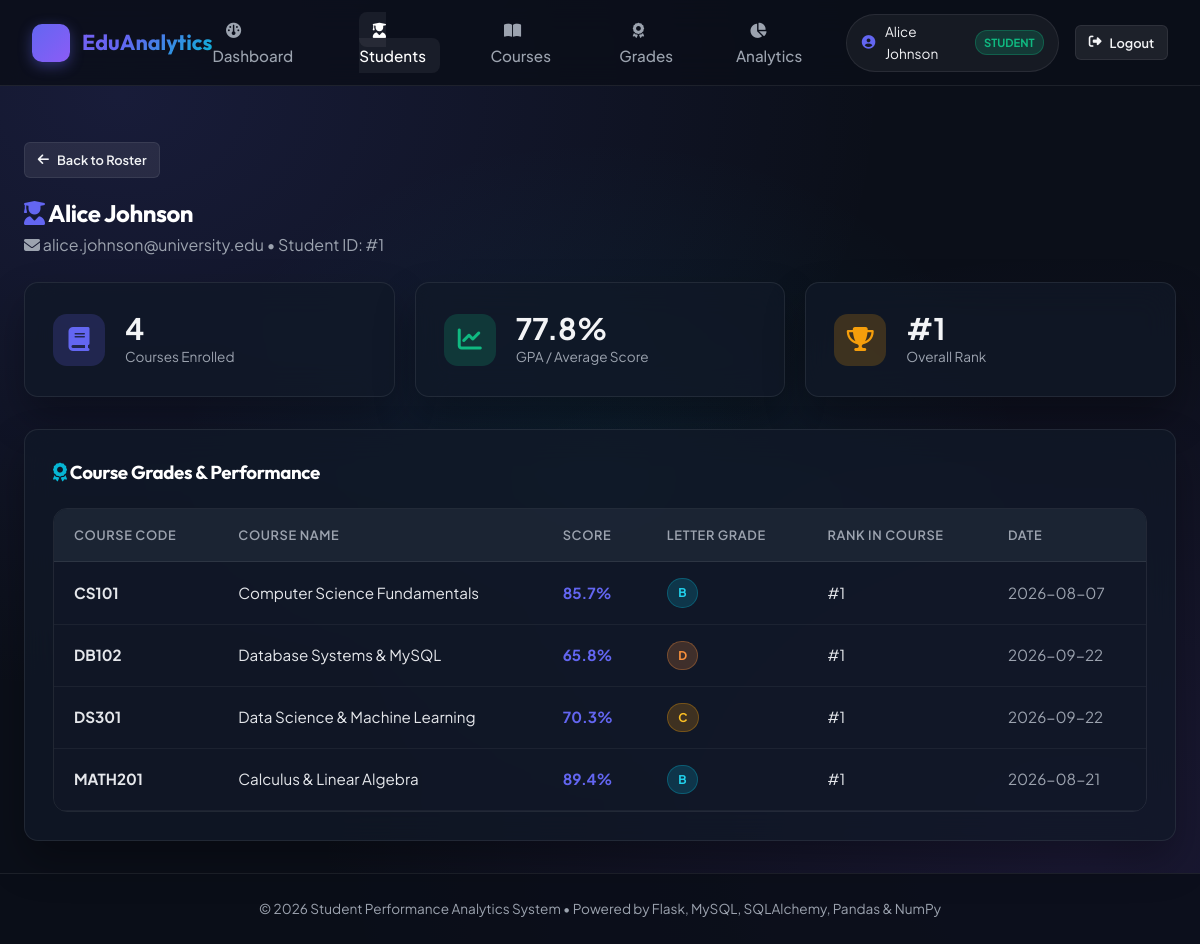
Page /students/1 (signed in) on the committed database.
### models.py (models this page shows, shortened)
class User(db.Model):
    __tablename__ = 'users'
    id = db.Column(db.Integer, primary_key=True)
    name = db.Column(db.String(100), nullable=False)
    email = db.Column(db.String(120), unique=True, nullable=False, index=True)
    password_hash = db.Column(db.String(255), nullable=False)
    role = db.Column(db.String(20), nullable=False, default='student')  # 'admin' or 'student'
    created_at = db.Column(db.DateTime, default=datetime.utcnow)
    student_profile = db.relationship('Student', backref='user', uselist=False, lazy=True)

class Student(db.Model):
    __tablename__ = 'students'
    id = db.Column(db.Integer, primary_key=True)
    name = db.Column(db.String(100), nullable=False)
    email = db.Column(db.String(120), unique=True, nullable=False, index=True)
    user_id = db.Column(db.Integer, db.ForeignKey('users.id', ondelete='SET NULL'), nullable=True)
    created_at = db.Column(db.DateTime, default=datetime.utcnow)
    grades = db.relationship('Grade', backref='student', cascade='all, delete-orphan', lazy=True)

class Grade(db.Model):
    __tablename__ = 'grades'
    id = db.Column(db.Integer, primary_key=True)
    student_id = db.Column(db.Integer, db.ForeignKey('students.id', ondelete='CASCADE'), nullable=False)
    course_id = db.Column(db.Integer, db.ForeignKey('courses.id', ondelete='CASCADE'), nullable=False)
    score = db.Column(db.Float, nullable=False)
    date = db.Column(db.Date, nullable=False, default=datetime.utcnow().date)

class Course(db.Model):
    __tablename__ = 'courses'
    id = db.Column(db.Integer, primary_key=True)
    name = db.Column(db.String(150), nullable=False)
    code = db.Column(db.String(20), unique=True, nullable=False, index=True)
    description = db.Column(db.Text, nullable=True)
    credits = db.Column(db.Integer, default=3)
    grades = db.relationship('Grade', backref='course', cascade='all, delete-orphan', lazy=True)

### app.py (the view, shortened to what this page needs)
@app.route('/students/<int:id>', endpoint='view_student', methods=['GET', 'POST', 'PUT', 'PATCH', 'DELETE'])
@login_required
def view_student(id):
    student = Student.query.get_or_404(id)
    method = request.form.get('_method', request.method).upper()
    if method == 'DELETE':
        user = get_current_user_from_request()
        if not user or user.role != 'admin':
            flash('Access denied. Administrator rights required.', 'danger')
            return redirect(url_for('dashboard'))
        db.session.delete(student)
        db.session.commit()
        flash(f'Student "{student.name}" deleted successfully.', 'info')
        return redirect(url_for('list_students'))
    else:  # GET
        summary = get_analytics_summary(student_id=id)
        return render_template('students/detail.html', student=student, summary=summary)

### app.py (called while the page is built)
@app.before_request
def method_override():
    if request.method == 'POST' and '_method' in request.form:
        method = request.form['_method'].upper()
        if method in ['PUT', 'PATCH', 'DELETE']:
            request.environ['REQUEST_METHOD'] = method

@app.context_processor
def inject_user():
    user = get_current_user_from_request()
    return dict(current_user=user)

### auth.py (called while the page is built)
def decode_jwt(token):
    try:
        payload = jwt.decode(token, current_app.config['JWT_SECRET_KEY'], algorithms=['HS256'])
        return payload
    except Exception as e:
        return None

def get_current_user_from_request():
    token = None
    auth_header = request.headers.get('Authorization')
    if auth_header and auth_header.startswith('Bearer '):
        token = auth_header.split(' ')[1]
    if not token:
        token = request.cookies.get('jwt_token')
    if token:
        payload = decode_jwt(token)
        if payload:
            user_id = int(payload.get('sub')) if payload.get('sub') and str(payload.get('sub')).isdigit() else None
            user = db.session.get(User, user_id) if user_id else None
            if not user and payload.get('email'):
                user = User.query.filter_by(email=payload.get('email')).first()
            return user
    return None

def login_required(f):
    @wraps(f)
    def decorated_function(*args, **kwargs):
        user = get_current_user_from_request()
        if not user:
            if request.path.startswith('/api/'):
                return jsonify({'error': 'Authentication required', 'message': 'Invalid or expired token'}), 401
            flash('Please log in to access this page.', 'warning')
            return redirect(url_for('login_page', next=request.url))
        g.current_user = user
        return f(*args, **kwargs)
    return decorated_function

### templates/students/detail.html (shortened to what this page needs)
{% extends 'base.html' %}
{% block content %}
<div style="margin-bottom: 1.5rem;">
    <a href="{{ url_for('list_students') }}" class="btn btn-secondary btn-sm" style="margin-bottom: 1rem;"><i class="fa-solid fa-arrow-left"></i> Back to Roster</a>
    <div style="display: flex; justify-content: space-between; align-items: flex-start; flex-wrap: wrap; gap: 1rem;">
        <div>
            <h2><i class="fa-solid fa-user-graduate" style="color: var(--accent-indigo);"></i> {{ student.name }}</h2>
            <p style="color: var(--text-muted);"><i class="fa-solid fa-envelope"></i> {{ student.email }} &bull; Student ID: #{{ student.id }}</p>
        </div>
    </div>
</div>
<div class="stats-grid" style="margin-bottom: 2rem;">
    <div class="glass-card stat-card">
        <div class="stat-icon" style="background: rgba(99, 102, 241, 0.2); color: var(--accent-indigo);">
            <i class="fa-solid fa-book"></i>
        </div>
        <div>
            <div class="stat-val">{{ summary.student_summaries[0].courses_taken if summary.has_data else 0 }}</div>
            <div class="stat-lbl">Courses Enrolled</div>
        </div>
    </div>
    <div class="glass-card stat-card">
        <div class="stat-icon" style="background: rgba(16, 185, 129, 0.2); color: var(--accent-emerald);">
            <i class="fa-solid fa-chart-line"></i>
        </div>
        <div>
            <div class="stat-val">
                {% if summary.has_data %}{{ summary.student_summaries[0].average_score }}%{% else %}N/A{% endif %}
            </div>
            <div class="stat-lbl">GPA / Average Score</div>
        </div>
    </div>
    <div class="glass-card stat-card">
        <div class="stat-icon" style="background: rgba(245, 158, 11, 0.2); color: var(--accent-amber);">
            <i class="fa-solid fa-trophy"></i>
        </div>
        <div>
            <div class="stat-val">
                {% if summary.has_data %}#{{ summary.student_summaries[0].overall_rank }}{% else %}N/A{% endif %}
            </div>
            <div class="stat-lbl">Overall Rank</div>
        </div>
    </div>
</div>
<div class="glass-card">
    <h3 style="margin-bottom: 1.25rem;"><i class="fa-solid fa-award" style="color: var(--accent-cyan);"></i> Course Grades & Performance</h3>
    <div class="table-responsive">
        <table class="custom-table">
            <thead>
                <tr>
                    <th>Course Code</th>
                    <th>Course Name</th>
                    <th>Score</th>
                    <th>Letter Grade</th>
                    <th>Rank in Course</th>
                    <th>Date</th>
                </tr>
            </thead>
            <tbody>
                {% if summary.has_data and summary.student_rankings %}
                    {% for grade in summary.student_rankings %}
                    <tr>
                        <td><strong>{{ grade.course_code }}</strong></td>
                        <td>{{ grade.course_name }}</td>
                        <td><strong style="color: var(--accent-indigo);">{{ grade.score }}%</strong></td>
                        <td>
                            <span class="badge badge-{{ grade.letter_grade|lower }}">{{ grade.letter_grade }}</span>
                        </td>
                        <td>#{{ grade.rank }}</td>
                        <td style="color: var(--text-muted);">{{ grade.date }}</td>
                    </tr>
                    {% endfor %}
                {% else %}
                    <tr>
                        <td colspan="6" style="text-align: center; padding: 2rem; color: var(--text-muted);">
                            No grade records found for this student.
                        </td>
                    </tr>
                {% endif %}
            </tbody>
        </table>
    </div>
</div>
{% endblock %}

### templates/base.html (shortened to what this page needs)
<!DOCTYPE html>
<html lang="en">
<head>
    <link rel="stylesheet" href="https://cdnjs.cloudflare.com/ajax/libs/font-awesome/6.4.0/css/all.min.css">
    <link rel="stylesheet" href="{{ url_for('static', filename='css/style.css') }}">
</head>
<body>
    <nav class="navbar">
        <div class="nav-container">
            <a href="{{ url_for('dashboard') }}" class="brand-logo">
                <div class="brand-icon"><i class="fa-solid fa-chart-line"></i></div>
                <span>EduAnalytics</span>
            </a>
            {% if current_user %}
            <ul class="nav-links">
                <li><a href="{{ url_for('dashboard') }}" class="nav-link {% if request.endpoint == 'dashboard' %}active{% endif %}"><i class="fa-solid fa-gauge"></i> Dashboard</a></li>
                <li><a href="{{ url_for('list_students') }}" class="nav-link {% if 'student' in request.endpoint %}active{% endif %}"><i class="fa-solid fa-user-graduate"></i> Students</a></li>
                <li><a href="{{ url_for('list_courses') }}" class="nav-link {% if 'course' in request.endpoint %}active{% endif %}"><i class="fa-solid fa-book-open"></i> Courses</a></li>
                <li><a href="{{ url_for('list_grades') }}" class="nav-link {% if 'grade' in request.endpoint %}active{% endif %}"><i class="fa-solid fa-award"></i> Grades</a></li>
                <li><a href="{{ url_for('analytics_dashboard') }}" class="nav-link {% if 'analytics' in request.endpoint %}active{% endif %}"><i class="fa-solid fa-chart-pie"></i> Analytics</a></li>
            </ul>
            <div style="display: flex; align-items: center; gap: 1rem;">
                <div class="user-badge">
                    <i class="fa-solid fa-circle-user" style="color: var(--accent-indigo);"></i>
                    <span>{{ current_user.name }}</span>
                    <span class="role-pill role-{{ current_user.role }}">{{ current_user.role }}</span>
                </div>
                <a href="{{ url_for('logout') }}" class="btn btn-secondary btn-sm" title="Log Out"><i class="fa-solid fa-right-from-bracket"></i> Logout</a>
            </div>
            {% else %}
            <div style="display: flex; gap: 0.75rem;">
                <a href="{{ url_for('login_page') }}" class="btn btn-secondary btn-sm">Log In</a>
                <a href="{{ url_for('register_page') }}" class="btn btn-primary btn-sm">Register</a>
            </div>
            {% endif %}
        </div>
    </nav>
    <main class="main-wrapper">
        {% block content %}{% endblock %}
    </main>
    <footer>
        <p>&copy; 2026 Student Performance Analytics System &bull; Powered by Flask, MySQL, SQLAlchemy, Pandas & NumPy</p>
    </footer>
</body>
</html>

### rows in the picture
User: name "Alice Johnson", role "STUDENT"
Student: name "Alice Johnson", email "alice.johnson@university.edu", id "1"
Grade: course_code "CS101", course_name "Computer Science Fundamentals", score "85.7", letter_grade "B", rank "1", date "2026-08-07"
Grade: course_code "DB102", course_name "Database Systems & MySQL", score "65.8", letter_grade "D", rank "1", date "2026-09-22"
Grade: course_code "DS301", course_name "Data Science & Machine Learning", score "70.3", letter_grade "C", rank "1", date "2026-09-22"
Grade: course_code "MATH201", course_name "Calculus & Linear Algebra", score "89.4", letter_grade "B", rank "1", date "2026-08-21"

### other values in the picture
{{ summary.student_summaries[0].courses_taken if summary.has_data else 0 }} "4"
{{ summary.student_summaries[0].average_score }} "77.8"
{{ summary.student_summaries[0].overall_rank }} "1"
